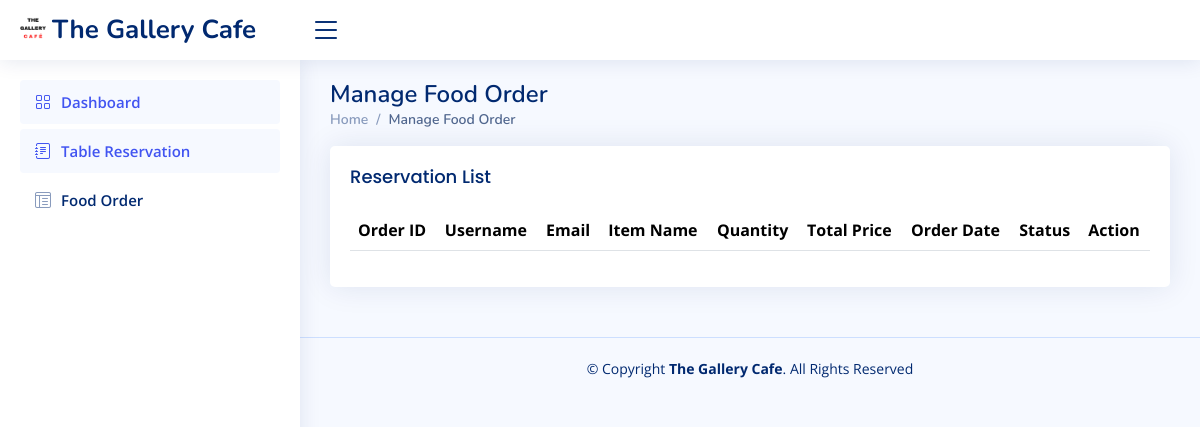
Before: /dashboard/staff-dashboard/food-orderList.php (signed in) with the older database file.
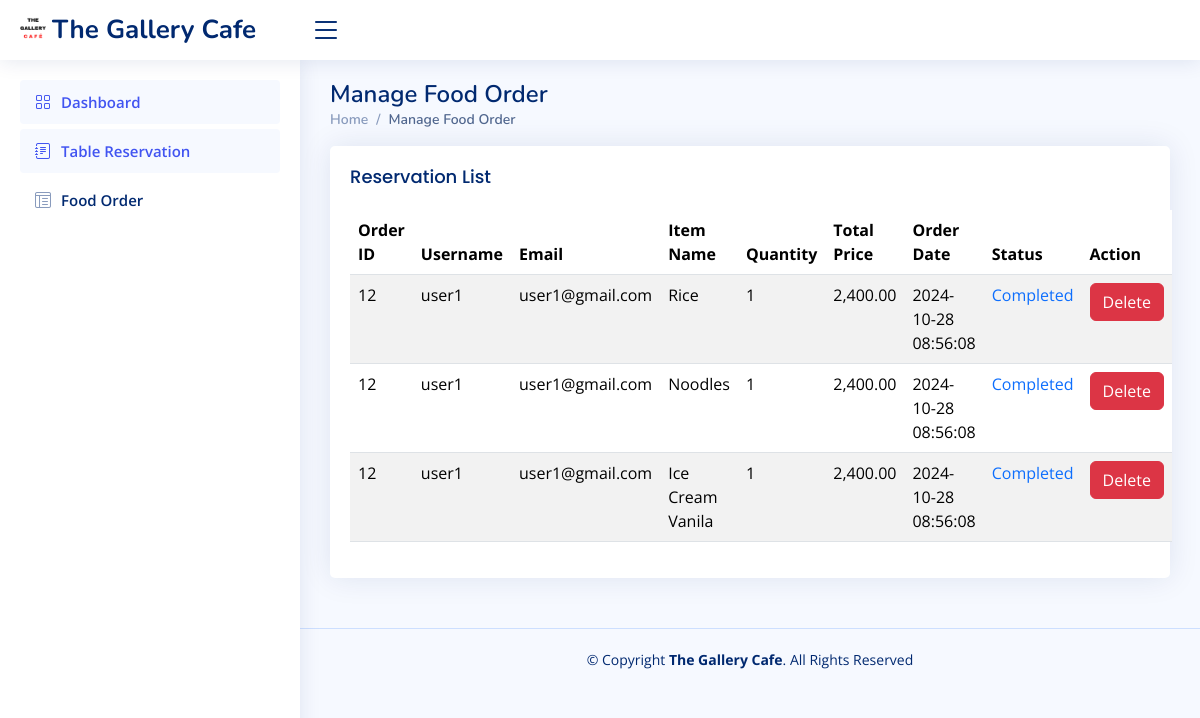
After: the same page with the newer database file.
### tables this page shows
CREATE TABLE `order_items` (
  `id` int(11) NOT NULL,
  `order_id` int(11) DEFAULT NULL,
  `item_name` varchar(255) DEFAULT NULL,
  `price` decimal(10,2) DEFAULT NULL,
  `quantity` int(11) DEFAULT NULL
);

CREATE TABLE `orders` (
  `id` int(11) NOT NULL,
  `user_id` int(11) DEFAULT NULL,
  `username` varchar(100) NOT NULL,
  `email` varchar(100) NOT NULL,
  `total_price` decimal(10,2) DEFAULT NULL,
  `order_date` datetime DEFAULT NULL,
  `status` int(11) DEFAULT 0
);

### dashboard/staff-dashboard/food-orderList.php (the view, shortened to what the changed rows need)
<!DOCTYPE html>
<html lang="en">
<head>
    <link href="assets/vendor/bootstrap/css/bootstrap.min.css" rel="stylesheet">
    <link href="assets/vendor/bootstrap-icons/bootstrap-icons.css" rel="stylesheet">
    <link href="assets/vendor/boxicons/css/boxicons.min.css" rel="stylesheet">
    <link href="assets/vendor/remixicon/remixicon.css" rel="stylesheet">
    <link href="assets/vendor/simple-datatables/style.css" rel="stylesheet">
    <link href="assets/css/style.css" rel="stylesheet">
</head>
<body>
    <main id="main" class="main">
        <div class="pagetitle">
            <h1>Manage Food Order</h1>
        </div>
        <section class="section">
            <div class="row">
                <div class="col-lg-12">
                    <div class="card">
                        <div class="card-body">
                            <table class="table table-striped">
                                <thead>
                                    <tr>
                                        <th>Order ID</th>
                                        <th>Username</th>
                                        <th>Email</th>
                                        <th>Item Name</th>
                                        <th>Quantity</th>
                                        <th>Total Price</th>
                                        <th>Order Date</th>
                                        <th>Status</th>
                                        <th class="hidden-phone">Action</th>
                                    </tr>
                                </thead>
                                <tbody>
                                    <?php
                                    $con = connect();
                                    $query = "SELECT o.id AS order_id, o.username, o.email, oi.item_name, oi.quantity, o.total_price, o.order_date, o.status FROM orders o JOIN order_items oi ON o.id = oi.order_id";
                                    $result = $con->query($query);
                                    foreach ($result as $row) {
                                        ?>
                                        <tr>
                                            <td><?php echo $row['order_id']; ?></td>
                                            <td><?php echo htmlspecialchars($row['username']); ?></td>
                                            <td><?php echo htmlspecialchars($row['email']); ?></td>
                                            <td><?php echo htmlspecialchars($row['item_name']); ?></td>
                                            <td><?php echo $row['quantity']; ?></td>
                                            <td><?php echo number_format($row['total_price'], 2); ?></td>
                                            <td><?php echo $row['order_date']; ?></td>
                                            <td>
                                                <?php if ($row['status'] == 0) { ?>
                                                    <div class="dropdown">
                                                        <button class="btn btn-warning dropdown-toggle" type="button" id="dropdownMenuButton" data-bs-toggle="dropdown" aria-expanded="false">
                                                            Pending
                                                        </button>
                                                        <ul class="dropdown-menu" aria-labelledby="dropdownMenuButton">
                                                            <li><a class="dropdown-item text-primary" href="#" onclick="updateOrderStatus(<?php echo $row['order_id']; ?>, 1)">Confirm</a></li>
                                                            <li><a class="dropdown-item text-danger" href="#" onclick="updateOrderStatus(<?php echo $row['order_id']; ?>, 9)">Cancel</a></li>
                                                        </ul>
                                                    </div>
                                                <?php } else { ?>
                                                    <?php
                                                    if ($row['status'] == 1) {
                                                        echo '<span class="text-primary">Completed</span>';
                                                    } else {
                                                        echo '<span class="text-danger">Cancelled</span>';
                                                    }
                                                    ?>
                                                <?php } ?>
                                            </td>
                                            <td class="center hidden-phone">
                                                <a href="order-manage.php?order_id=<?php echo $row['order_id']; ?>" class="btn btn-danger" onclick="return confirm('Are you sure you want to delete this order?');">Delete</a>
                                            </td>
                                        </tr>
                                    <?php } ?>
                                </tbody>
                            </table>
                        </div>
                    </div>
                </div>
            </div>
        </section>
    </main>
</body>
</html>
</body>
</html>

Changed rows visible on the page:
added order_items: order "12", order.username "user1", order.email "user1@gmail.com", item_name "Rice", quantity "1", order.total_price "2,400.00", order.order_date "2024-10-28 08:56:08"
added order_items: order "12", order.username "user1", order.email "user1@gmail.com", item_name "Noodles", quantity "1", order.total_price "2,400.00", order.order_date "2024-10-28 08:56:08"
added order_items: order "12", order.username "user1", order.email "user1@gmail.com", item_name "Ice Cream Vanila", quantity "1", order.total_price "2,400.00", order.order_date "2024-10-28 08:56:08"
